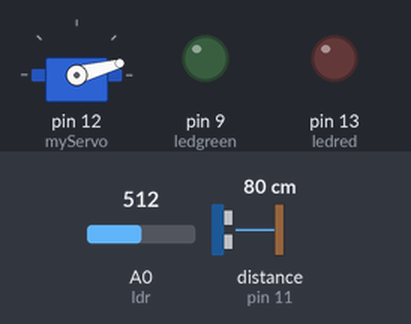
The sketch below on a simulated Arduino Uno, built with avr-gcc and run on an emulated ATmega328P. Parts: servo, output pins drawn as LEDs (lit = HIGH). Wiring (inferred from the names in the program): ultrasonic range finder: trigger pin 10; echo pin 11. The test bench sets the inputs (shaded band); at power-on: A0 (ldr) = 512, distance to the obstacle (sensor on pin 11) 80 cm. The echo pulse lasts 58.3 µs per cm; pins used as bus, display or sensor lines are not drawn; what the sketch prints to the serial monitor is not drawn.

Above: at 0.01 s.
1.3 s: A0 (ldr) set to 54
At 5.36 s:
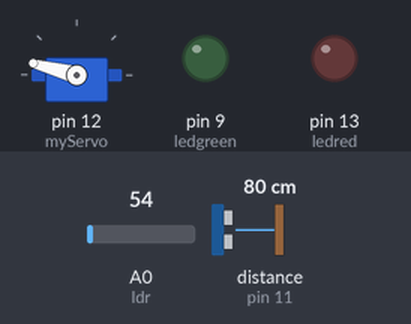
11.9 s: A0 (ldr) set to 44
23.0 s: distance to the obstacle (sensor on pin 11) set to 2 cm
At 26.25 s:
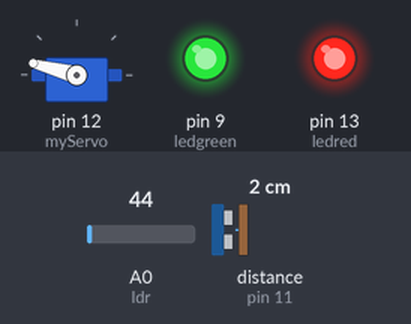
26.5 s: A0 (ldr) set to 60
At 31.3 s:
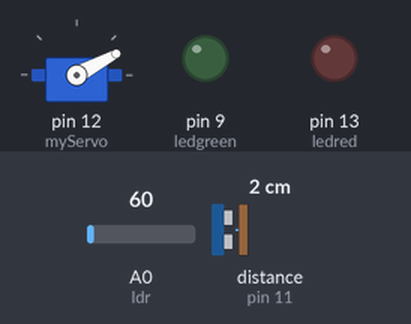
32.4 s: A0 (ldr) set to 40
41.4 s: distance to the obstacle (sensor on pin 11) set to 4 cm
Timing chart, 0 to 56.4 s (numbered marks = the images above; inputs shaded):
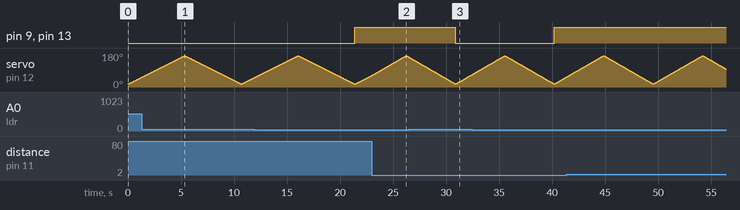

The sketch:

rader.ino
```cpp
// Includes the Servo library
#include <Servo.h>
// Defines Tirg and Echo pins of the Ultrasonic Sensor
const int trigPin = 10;
const int echoPin = 11;
// Variables for the duration and the distance
long duration;
int distance;
int ledred = 13;
int ledgreen = 9;
int ldr = A0;
int light;
// Creates a servo object for controlling the servo motor
Servo myServo;
void setup() {
  pinMode(trigPin, OUTPUT); // Sets the trigPin as an Output
  pinMode(echoPin, INPUT); // Sets the echoPin as an Input
  Serial.begin(9600);
  myServo.attach(12); // Defines on which pin is the servo motor attached
  pinMode(ledred, OUTPUT);
  pinMode(ledgreen, OUTPUT);
  pinMode(ldr, INPUT);
}
void loop() {
 Serial.println("Entry Sensor : ");
 Serial.println(light);
 light = analogRead(ldr);
if (light < 50){
    digitalWrite(ledred, HIGH);
    digitalWrite(ledgreen, HIGH);
    Serial.println("Night Mode Activated");
}else {
  digitalWrite(ledred, LOW);
  digitalWrite(ledgreen, LOW);
  Serial.println(" light Mode Activated");
  }

  // rotates the servo motor from 15 to 165 degrees
  for(int i=15;i<=165;i++){
  myServo.write(i);
  delay(30);
  distance = calculateDistance();// Calls a function for calculating the distance measured by the Ultrasonic sensor for each degree

  Serial.print(i); // Sends the current degree into the Serial Port
  Serial.print(","); // Sends addition character right next to the previous value needed later in the Processing IDE for indexing
  Serial.print(distance); // Sends the distance value into the Serial Port
  Serial.print("."); // Sends addition character right next to the previous value needed later in the Processing IDE for indexing
  }

  // Repeats the previous lines from 165 to 15 degrees
  for(int i=165;i>15;i--){
  myServo.write(i);
  delay(30);
  distance = calculateDistance();
  Serial.print(i);
  Serial.print(",");
  Serial.print(distance);
  Serial.print(".");
  }
}

// Function for calculating the distance measured by the Ultrasonic sensor
int calculateDistance(){
  digitalWrite(trigPin, LOW);
  delayMicroseconds(2);
  // Sets the trigPin on HIGH state for 10 micro seconds
  digitalWrite(trigPin, HIGH);
  delayMicroseconds(10);
  digitalWrite(trigPin, LOW);
  duration = pulseIn(echoPin, HIGH); // Reads the echoPin, returns the sound wave travel time in microseconds
  distance= duration*0.034/2;
  return distance;
}
```

Measured:
- after the input at 11.9 s, pin 9 (ledgreen), pin 13 (ledred): LOW → HIGH after 9.5 s
- after the input at 26.5 s, pin 9 (ledgreen), pin 13 (ledred): HIGH → LOW after 4.4 s
- after the input at 32.4 s, pin 9 (ledgreen), pin 13 (ledred): LOW → HIGH after 7.8 s
